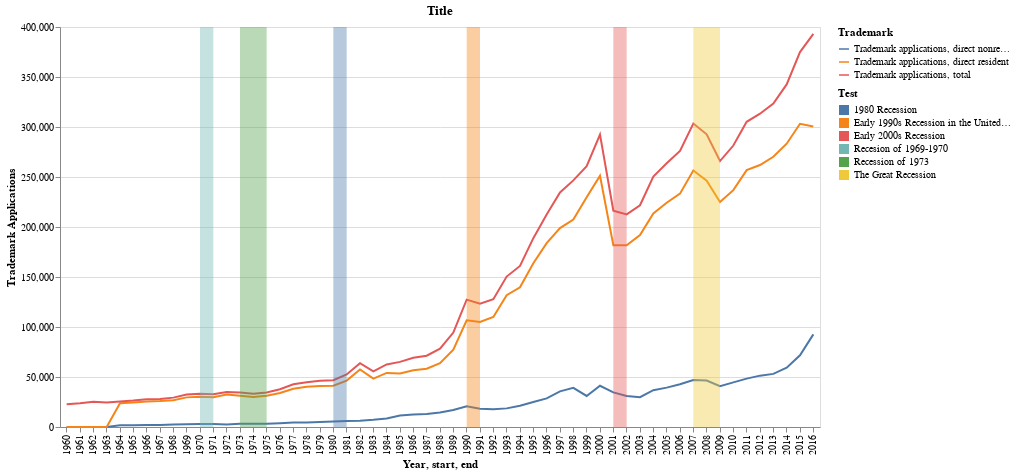

Here is the notebook cell this chart was saved with:
### Code cell
tdmk = alt.Chart(df_melted).mark_line().encode(
    x='Year:O',
    y='Trademark Applications',
    color=alt.Color('Trademark Origin', legend=alt.Legend(title='Trademark'))
    #tooltip=['Item1', 'Item2', 'Item3', 'Item4']
).properties(
    title='Title',
    width=760,
    height=400,
)#.interactive()

(tdmk + highlight).resolve_scale(color='independent')

### Figure 1 — Vega-Lite specification as saved in the notebook (floating-point values rounded to 4 significant figures; data arrays with more than 128 entries replaced by an {"elided": "..."} marker saying what was removed)
{"config": {"view": {"continuousWidth": 400, "continuousHeight": 300}}, "layer": [{"data": {"name": "data-e2ecadd98b79578e6d507466e2e94aeb"}, "mark": "line", "encoding": {"color": {"type": "nominal", "field": "Trademark Origin", "legend": {"title": "Trademark"}}, "x": {"type": "ordinal", "field": "Year"}, "y": {"type": "quantitative", "field": "Trademark Applications"}}, "height": 400, "title": "Title", "width": 760}, {"data": {"name": "data-4dcc2708c11ee7bcb6db96bf1ed714d3"}, "mark": {"type": "rect", "fillOpacity": 0.4}, "encoding": {"color": {"type": "nominal", "field": "event", "legend": {"title": "Test"}}, "x": {"type": "ordinal", "field": "start"}, "x2": {"field": "end"}}}], "resolve": {"scale": {"color": "independent"}}, "$schema": "https://vega.github.io/schema/vega-lite/v4.0.0.json", "datasets": {"data-e2ecadd98b79578e6d507466e2e94aeb": {"elided": "171 records"}, "data-4dcc2708c11ee7bcb6db96bf1ed714d3": [{"start": 1970, "end": 1971, "event": "Recesion of 1969-1970"}, {"start": 1973, "end": 1975, "event": "Recession of 1973"}, {"start": 1980, "end": 1981, "event": "1980 Recession"}, {"start": 1990, "end": 1991, "event": "Early 1990s Recession in the United States"}, {"start": 2001, "end": 2002, "event": "Early 2000s Recession"}, {"start": 2007, "end": 2009, "event": "The Great Recession"}]}}
